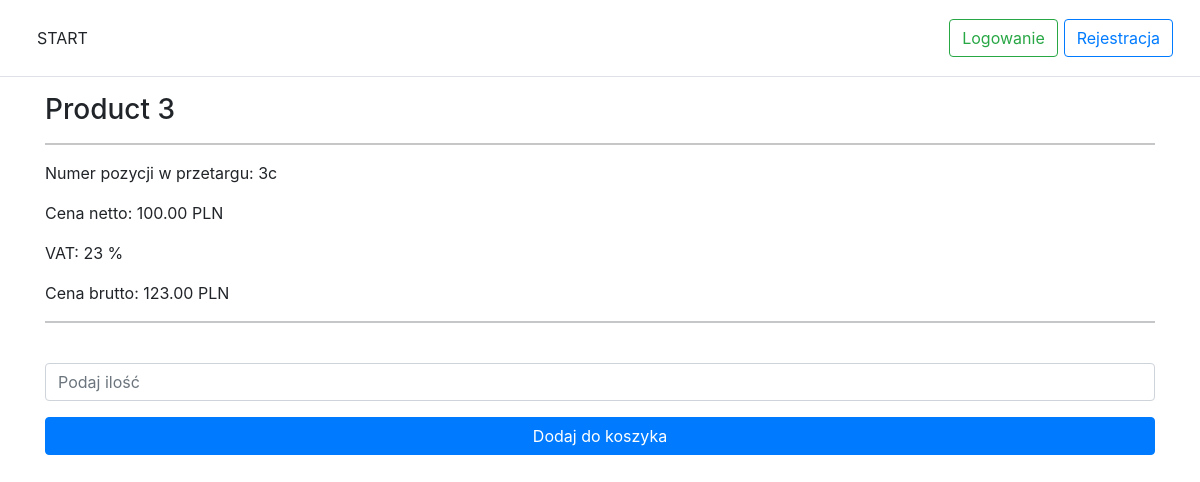
Screenshot of /pages/single-product.php?id=3 with the database file from the repository.
### tables this page shows
CREATE TABLE `products`
(
    `id`             int(11) AUTO_INCREMENT PRIMARY KEY NOT NULL,
    `auction_number` varchar(255)                       NOT NULL,
    `name`           varchar(255)                       NOT NULL,
    `description`    varchar(1000)                      NOT NULL,
    `nett_price`     decimal(10, 2)                     NOT NULL,
    `vat`            int(11)                            NOT NULL,
    `gross_price`    decimal(10, 2)                     NOT NULL,
    `optima_code`    varchar(255),
    `ean`            varchar(255)
);

### pages/single-product.php (the view, shortened to what this page needs)
<!doctype html>
<html lang="pl">
<head>
    <?php include_once('../static/elements/head.inc.php'); ?>
</head>
<body>
<header>
    <?php include_once('../static/elements/header.php') ?>
</header>
<div class="container">
    <?php
    if (isset($_GET['id'])) {
        include_once '../classes/dbh.classes.php';
        $id = $_GET['id'];
        $sql = ("SELECT * FROM products WHERE id = '$id';");
        $result = mysqli_query($connection, $sql);
        $resultCheck = mysqli_num_rows($result);
        if ($resultCheck > 0) {
            $product = mysqli_fetch_assoc($result); ?>
            <form>
                <h3><?= $product['name'] ?></h3>
                <hr>
                <p>Numer pozycji w przetargu: <?= $product['auction_number'] ?></p>
                <p>Cena netto: <?= $product['nett_price'] ?> PLN</p>
                <p>VAT: <?= $product['vat'] ?> %</p>
                <p>Cena brutto: <?= $product['gross_price'] ?> PLN</p>
                <hr>
                <div class="form-group">
                    <input type="number" class="form-control" id="quantity" placeholder="Podaj ilość">
                </div>
                <button type="submit" class="btn btn-primary btn-block">Dodaj do koszyka</button>
            </form>
        <?php } else {
            echo('<div class="alert alert-danger text-center" role="alert">Nie odnaleziono produktu</div>');
        }
    }
    ?>
</div>
</body>
</html>

### static/css/header.css (style rules this page uses)
html { font-size: 14px; }
@media (min-width: 768px) { html { font-size: 16px; } }

### static/css/footer.css (style rules this page uses)
html { font-size: 14px; }
@media (min-width: 768px) { html { font-size: 16px; } }

### rows the page displays
products: name "Product 3", auction_number "3c", nett_price "100.00", vat "23", gross_price "123.00"
